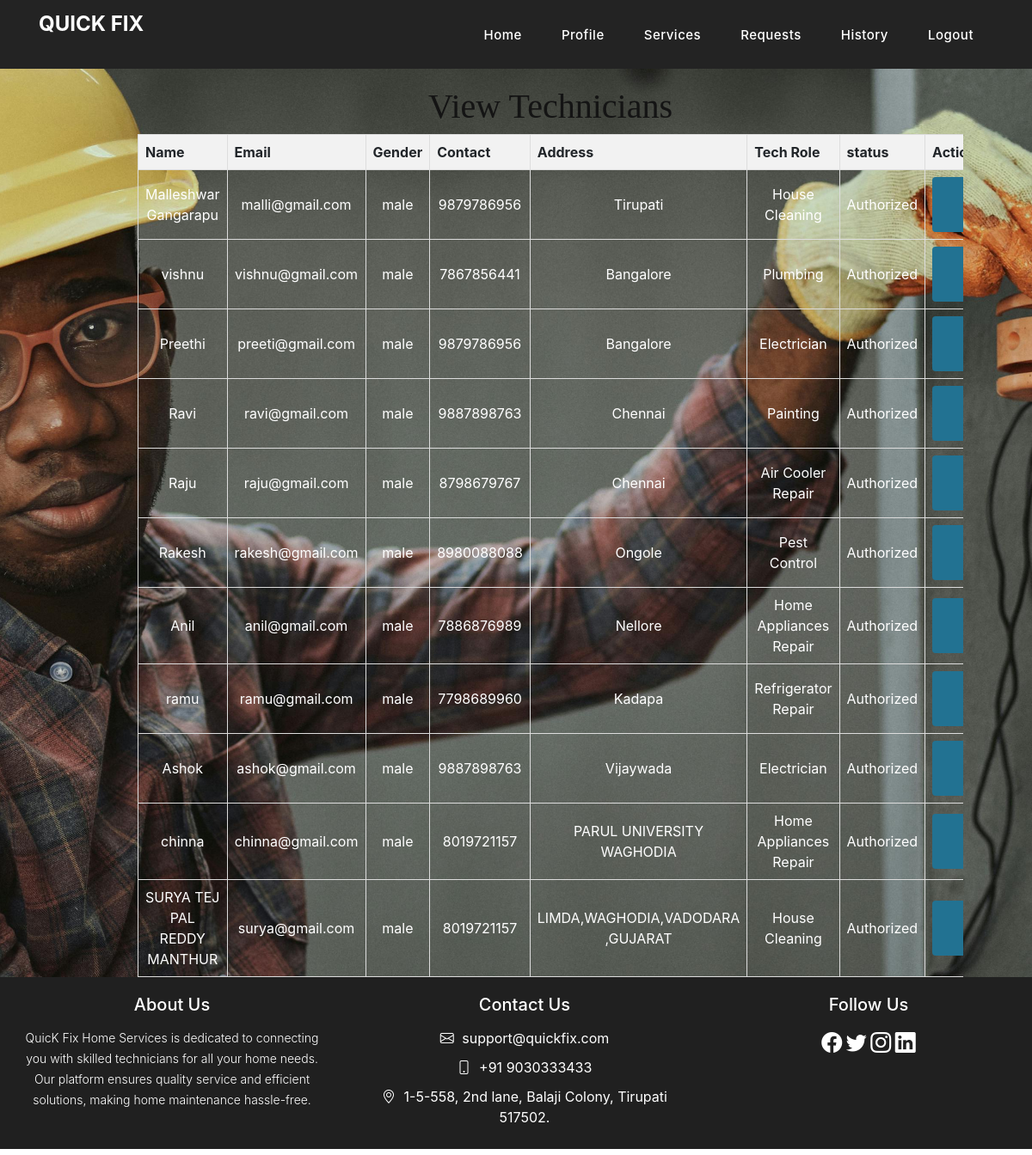
The page /viewtech/ (signed in) on the database its author committed.
### app/models.py (models this page shows, shortened)
class TechnicianModel(models.Model):
    name = models.CharField(max_length=100)
    email = models.CharField(max_length=100)
    password = models.CharField(max_length=100)
    dob = models.DateField()
    gender = models.CharField(max_length=100)
    contact = models.IntegerField()
    address = models.CharField(max_length=100)
    amount = models.IntegerField()
    techrole = models.CharField(max_length=100)
    profile = models.FileField(upload_to=os.path.join('static', 'Techprofiles'))
    status=models.CharField(max_length=100,default='pending')
    otp = models.IntegerField(null=True)
    class Meta:
        db_table = "TechnicianModel"

### app/views.py (the view)
# urls.py: path('viewtech/', views.viewtech, name='viewtech'),
def viewtech(request):
    tech = TechnicianModel.objects.all()
    login =request.session['login']
    return render(request, 'viewtech.html',{'data':tech,'login':login})

### templates/viewtech.html (shortened to what this page needs)
{% extends "home.html" %}
{% block title %}
</head>
<body>
    <div class="containr">
        <div class="table-container" style="margin-top:100px; min-height: 90vh;">
            <table>
                    <h1 >View Technicians</h1>
                <thead>
                    <tr>
                        <th>Name</th>
                        <th>Email</th>
                        <th>Gender</th>
                        <th>Contact</th>
                         <th> Address</th>
                         <th>Tech Role</th>
                         <th>status</th>
                        <th>Actions</th>
                    </tr>
                </thead>
                {% for i in data %}
                <tbody>
                    <tr>
                        <td>{{ i.name }}</td>
                        <td>{{ i.email }}</td>
                        <td>{{ i.gender }}</td>
                        <td>{{ i.contact }}</td>
                        <td>{{ i.address }}</td>
                        <td>{{ i.techrole }}</td>
                        <td>{{ i.status }}</td>
                        <td style="text-align: center;">
                            <div style="display: flex; justify-content: center; gap: 15px;">
                                {% if i.status == 'pending' or i.status == 'Un Authorized' %}
                                <a href="{% url 'authorize' i.id %}"
                                    style="display: inline-block; padding: 8px 46px; background-color: #227292; color: white; text-decoration: none; border-radius: 4px;">Authorize
                            </a>
                                {% elif i.status == 'Authorized' %}
                                 <a href="{% url 'unauthorize' i.id %}"
                                    style="display: inline-block; padding: 8px 46px; background-color: #227292; color: white; text-decoration: none; border-radius: 4px;">Un Authorized
                                </a>
                                {% endif %}
                            </div>
                        </td>
                    </tr>
                </tbody>
                {% endfor %}
            </table>
        </div>
    </div>
    {% endblock %}

### static/css/templatemo-sixteen.css (style rules this page uses)
body { font-family: 'Poppins', sans-serif; overflow-x: hidden; text-rendering: optimizeLegibility; -webkit-font-smoothing: antialiased; -moz-osx-font-smoothing: grayscale; }
a { text-decoration: none!important; }
h1,h2,h3,h4,h5,h6 { margin: 0px; }

### templates/viewtech.html (style rules this page uses)
body { font-family: Arial, sans-serif; background-image: url(/static/images/i1.jpg); background-size: cover; background-repeat: no-repeat; background-position: center; }
.containr { display: flex; justify-content: center; align-items: center; }
.table-container { width: 80%; margin-left: 80px; margin-top: 140px; overflow-x: auto; }
table { width: 100%; border-collapse: collapse; }
th, td { border: 1px solid #dddddd; text-align: center; padding: 8px; }
td { color: white; }
th { background-color: #f2f2f2; }
h1 { color: rgb(20, 20, 20); margin-bottom: 40px; text-align: center; font-family: 'Times New Roman', Times, serif; }

### rows shown on the page
TechnicianModel: name "Malleshwar Gangarapu", email "malli@gmail.com", gender "male", contact "9879786956", address "Tirupati", techrole "House Cleaning", status "Authorized"
TechnicianModel: name "vishnu", email "vishnu@gmail.com", gender "male", contact "7867856441", address "Bangalore", techrole "Plumbing", status "Authorized"
TechnicianModel: name "Preethi", email "preeti@gmail.com", gender "male", contact "9879786956", address "Bangalore", techrole "Electrician", status "Authorized"
TechnicianModel: name "Ravi", email "ravi@gmail.com", gender "male", contact "9887898763", address "Chennai", techrole "Painting", status "Authorized"
TechnicianModel: name "Raju", email "raju@gmail.com", gender "male", contact "8798679767", address "Chennai", techrole "Air Cooler Repair", status "Authorized"
TechnicianModel: name "Rakesh", email "rakesh@gmail.com", gender "male", contact "8980088088", address "Ongole", techrole "Pest Control", status "Authorized"
TechnicianModel: name "Anil", email "anil@gmail.com", gender "male", contact "7886876989", address "Nellore", techrole "Home Appliances Repair", status "Authorized"
TechnicianModel: name "ramu", email "ramu@gmail.com", gender "male", contact "7798689960", address "Kadapa", techrole "Refrigerator Repair", status "Authorized"
TechnicianModel: name "Ashok", email "ashok@gmail.com", gender "male", contact "9887898763", address "Vijaywada", techrole "Electrician", status "Authorized"
TechnicianModel: name "chinna", email "chinna@gmail.com", gender "male", contact "8019721157", address "PARUL UNIVERSITY WAGHODIA", techrole "Home Appliances Repair", status "Authorized"
TechnicianModel: name "SURYA TEJ PAL REDDY MANTHUR", email "surya@gmail.com", gender "male", contact "8019721157", address "LIMDA,WAGHODIA,VADODARA ,GUJARAT", techrole "House Cleaning", status "Authorized"
